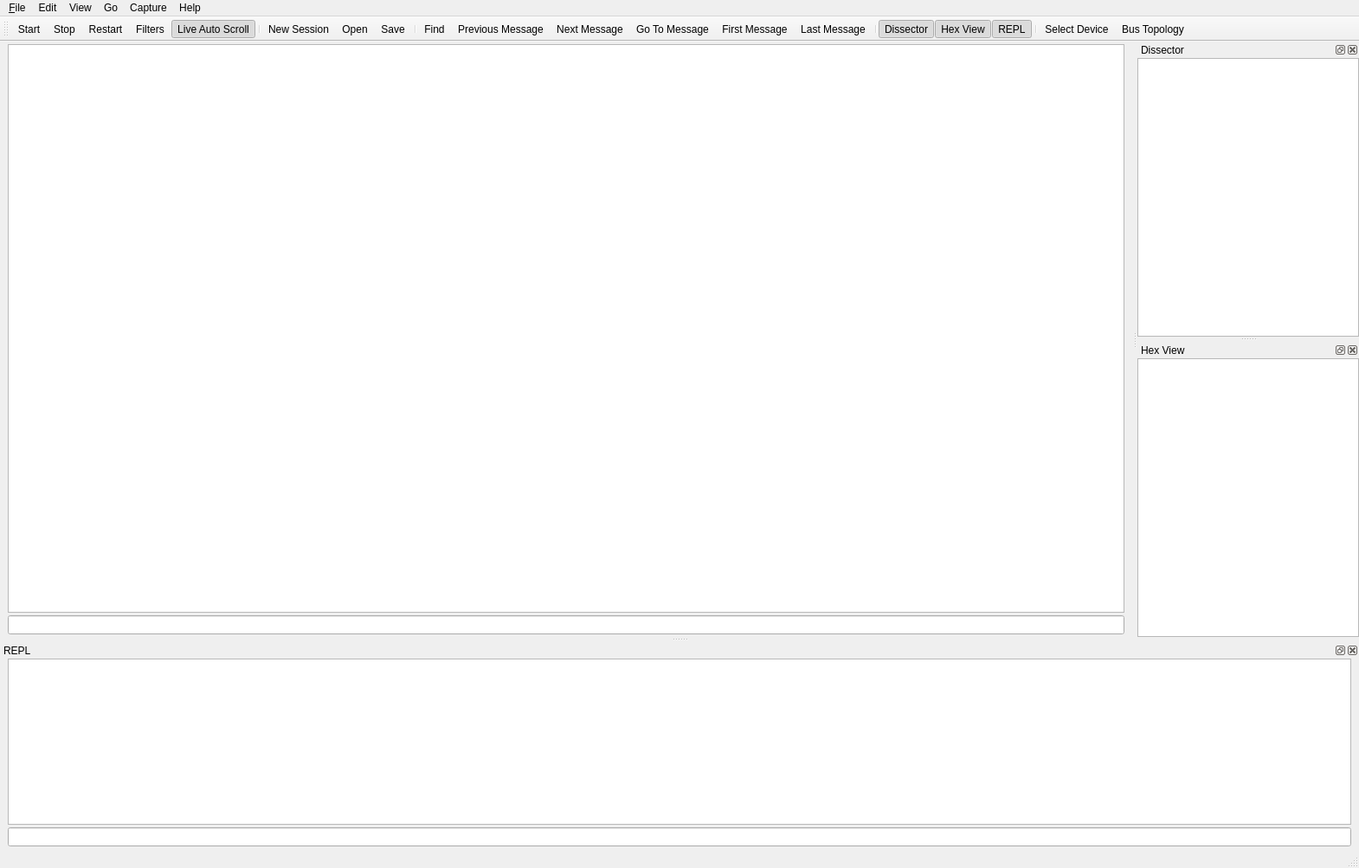
<?xml version="1.0" encoding="UTF-8"?>
<ui version="4.0">
 <class>MainWindow</class>
 <widget class="QMainWindow" name="MainWindow">
  <property name="geometry">
   <rect>
    <x>0</x>
    <y>0</y>
    <width>1570</width>
    <height>1003</height>
   </rect>
  </property>
  <property name="minimumSize">
   <size>
    <width>1024</width>
    <height>768</height>
   </size>
  </property>
  <property name="windowTitle">
   <string>Squishy</string>
  </property>
  <property name="toolButtonStyle">
   <enum>Qt::ToolButtonIconOnly</enum>
  </property>
  <property name="documentMode">
   <bool>false</bool>
  </property>
  <property name="tabShape">
   <enum>QTabWidget::Rounded</enum>
  </property>
  <property name="dockNestingEnabled">
   <bool>true</bool>
  </property>
  <property name="dockOptions">
   <set>QMainWindow::AllowNestedDocks|QMainWindow::AllowTabbedDocks|QMainWindow::AnimatedDocks</set>
  </property>
  <widget class="QWidget" name="centralwidget">
   <layout class="QVBoxLayout" name="verticalLayout">
    <property name="spacing">
     <number>3</number>
    </property>
    <property name="topMargin">
     <number>3</number>
    </property>
    <property name="bottomMargin">
     <number>3</number>
    </property>
    <item>
     <widget class="QListView" name="capture_filter"/>
    </item>
    <item>
     <widget class="QLineEdit" name="capture_log"/>
    </item>
   </layout>
  </widget>
  <widget class="QMenuBar" name="menubar">
   <property name="geometry">
    <rect>
     <x>0</x>
     <y>0</y>
     <width>1570</width>
     <height>30</height>
    </rect>
   </property>
   <widget class="QMenu" name="menu_File">
    <property name="title">
     <string>&amp;File</string>
    </property>
    <addaction name="action_file_new_session"/>
    <addaction name="separator"/>
    <addaction name="action_file_open"/>
    <addaction name="action_file_save"/>
    <addaction name="action_file_save_as"/>
    <addaction name="separator"/>
    <addaction name="action_file_export_as"/>
    <addaction name="separator"/>
    <addaction name="action_quit"/>
   </widget>
   <widget class="QMenu" name="menuEdit">
    <property name="title">
     <string>Edit</string>
    </property>
    <widget class="QMenu" name="menuCopy_As">
     <property name="title">
      <string>Copy As</string>
     </property>
     <addaction name="action_copy_binary"/>
     <addaction name="action_hex"/>
     <addaction name="action_copy_c_array"/>
     <addaction name="action_copy_cpp_array"/>
     <addaction name="action_copy_json"/>
    </widget>
    <addaction name="menuCopy_As"/>
    <addaction name="action_edit_find"/>
    <addaction name="action_edit_find_next"/>
    <addaction name="action_edit_find_previous"/>
    <addaction name="separator"/>
    <addaction name="action_edit_chrono_shift"/>
    <addaction name="separator"/>
    <addaction name="action_edit_preferences"/>
   </widget>
   <widget class="QMenu" name="menuView">
    <property name="title">
     <string>View</string>
    </property>
    <addaction name="action_view_hex"/>
    <addaction name="action_view_dissector"/>
    <addaction name="action_view_repl"/>
    <addaction name="separator"/>
    <addaction name="action_view_toolbar"/>
    <addaction name="separator"/>
    <addaction name="action_view_bus_topology"/>
   </widget>
   <widget class="QMenu" name="menuGo">
    <property name="title">
     <string>Go</string>
    </property>
    <addaction name="action_go_message"/>
    <addaction name="action_go_next"/>
    <addaction name="action_go_previous"/>
    <addaction name="action_go_first"/>
    <addaction name="action_go_last"/>
    <addaction name="separator"/>
   </widget>
   <widget class="QMenu" name="menuCapture">
    <property name="title">
     <string>Capture</string>
    </property>
    <addaction name="action_capture_start"/>
    <addaction name="action_capture_stop"/>
    <addaction name="action_capture_restart"/>
    <addaction name="action_capture_replay"/>
    <addaction name="separator"/>
    <addaction name="action_capture_filters"/>
    <addaction name="action_capture_triggers"/>
    <addaction name="separator"/>
    <addaction name="action_capture_select_device"/>
    <addaction name="separator"/>
    <addaction name="action_capture_auto_scroll"/>
   </widget>
   <widget class="QMenu" name="menuHelp">
    <property name="title">
     <string>Help</string>
    </property>
    <addaction name="action_help_website"/>
    <addaction name="separator"/>
    <addaction name="action_help_about"/>
   </widget>
   <addaction name="menu_File"/>
   <addaction name="menuEdit"/>
   <addaction name="menuView"/>
   <addaction name="menuGo"/>
   <addaction name="menuCapture"/>
   <addaction name="menuHelp"/>
  </widget>
  <widget class="QStatusBar" name="statusbar"/>
  <widget class="QDockWidget" name="repl_dock">
   <property name="windowIcon">
    <iconset theme="utilities-terminal">
     <normaloff>.</normaloff>.</iconset>
   </property>
   <property name="features">
    <set>QDockWidget::AllDockWidgetFeatures</set>
   </property>
   <property name="windowTitle">
    <string>REPL</string>
   </property>
   <attribute name="dockWidgetArea">
    <number>8</number>
   </attribute>
   <widget class="QWidget" name="dockWidgetContents">
    <layout class="QVBoxLayout" name="verticalLayout_2">
     <property name="spacing">
      <number>3</number>
     </property>
     <property name="topMargin">
      <number>0</number>
     </property>
     <property name="bottomMargin">
      <number>3</number>
     </property>
     <item>
      <widget class="QListView" name="repl_output"/>
     </item>
     <item>
      <widget class="QLineEdit" name="repl_input"/>
     </item>
    </layout>
   </widget>
  </widget>
  <widget class="QDockWidget" name="dissector_doc">
   <property name="windowIcon">
    <iconset theme="document-edit-encrypt">
     <normaloff>.</normaloff>.</iconset>
   </property>
   <property name="features">
    <set>QDockWidget::AllDockWidgetFeatures</set>
   </property>
   <property name="windowTitle">
    <string>Dissector</string>
   </property>
   <attribute name="dockWidgetArea">
    <number>2</number>
   </attribute>
   <widget class="QWidget" name="dockWidgetContents_2">
    <layout class="QVBoxLayout" name="verticalLayout_4">
     <property name="spacing">
      <number>0</number>
     </property>
     <property name="leftMargin">
      <number>0</number>
     </property>
     <property name="topMargin">
      <number>0</number>
     </property>
     <property name="rightMargin">
      <number>0</number>
     </property>
     <property name="bottomMargin">
      <number>0</number>
     </property>
     <item>
      <widget class="QTreeView" name="dissector_tree"/>
     </item>
    </layout>
   </widget>
  </widget>
  <widget class="QDockWidget" name="hex_dock">
   <property name="windowIcon">
    <iconset theme="debug-step-into">
     <normaloff>.</normaloff>.</iconset>
   </property>
   <property name="features">
    <set>QDockWidget::AllDockWidgetFeatures</set>
   </property>
   <property name="windowTitle">
    <string>Hex View</string>
   </property>
   <attribute name="dockWidgetArea">
    <number>2</number>
   </attribute>
   <widget class="QWidget" name="dockWidgetContents_3">
    <layout class="QVBoxLayout" name="verticalLayout_3">
     <property name="spacing">
      <number>0</number>
     </property>
     <property name="leftMargin">
      <number>0</number>
     </property>
     <property name="topMargin">
      <number>0</number>
     </property>
     <property name="rightMargin">
      <number>0</number>
     </property>
     <property name="bottomMargin">
      <number>0</number>
     </property>
     <item>
      <widget class="HexViewWidget" name="hex_view"/>
     </item>
    </layout>
   </widget>
  </widget>
  <widget class="QToolBar" name="toolBar">
   <property name="windowTitle">
    <string>Toolbar</string>
   </property>
   <property name="floatable">
    <bool>false</bool>
   </property>
   <attribute name="toolBarArea">
    <enum>TopToolBarArea</enum>
   </attribute>
   <attribute name="toolBarBreak">
    <bool>false</bool>
   </attribute>
   <addaction name="action_capture_start"/>
   <addaction name="action_capture_stop"/>
   <addaction name="action_capture_restart"/>
   <addaction name="action_capture_filters"/>
   <addaction name="action_capture_auto_scroll"/>
   <addaction name="separator"/>
   <addaction name="action_file_new_session"/>
   <addaction name="action_file_open"/>
   <addaction name="action_file_save"/>
   <addaction name="separator"/>
   <addaction name="action_edit_find"/>
   <addaction name="action_go_previous"/>
   <addaction name="action_go_next"/>
   <addaction name="action_go_message"/>
   <addaction name="action_go_first"/>
   <addaction name="action_go_last"/>
   <addaction name="separator"/>
   <addaction name="action_view_dissector"/>
   <addaction name="action_view_hex"/>
   <addaction name="action_view_repl"/>
   <addaction name="separator"/>
   <addaction name="action_capture_select_device"/>
   <addaction name="action_view_bus_topology"/>
  </widget>
  <action name="action_file_new_session">
   <property name="icon">
    <iconset theme="document-new">
     <normaloff>.</normaloff>.</iconset>
   </property>
   <property name="text">
    <string>New Session</string>
   </property>
   <property name="toolTip">
    <string>Create a new capture session</string>
   </property>
   <property name="shortcut">
    <string>Ctrl+N</string>
   </property>
  </action>
  <action name="action_file_open">
   <property name="icon">
    <iconset theme="document-open">
     <normaloff>.</normaloff>.</iconset>
   </property>
   <property name="text">
    <string>Open</string>
   </property>
   <property name="toolTip">
    <string>Open a saved capture file</string>
   </property>
   <property name="shortcut">
    <string>Ctrl+O</string>
   </property>
  </action>
  <action name="action_file_save">
   <property name="icon">
    <iconset theme="document-save">
     <normaloff>.</normaloff>.</iconset>
   </property>
   <property name="text">
    <string>Save</string>
   </property>
   <property name="toolTip">
    <string>Save current capture session</string>
   </property>
   <property name="shortcut">
    <string>Ctrl+S</string>
   </property>
  </action>
  <action name="action_file_save_as">
   <property name="icon">
    <iconset theme="document-save-as">
     <normaloff>.</normaloff>.</iconset>
   </property>
   <property name="text">
    <string>Save As...</string>
   </property>
   <property name="toolTip">
    <string>Save current capture session as...</string>
   </property>
   <property name="shortcut">
    <string>Ctrl+Shift+S</string>
   </property>
  </action>
  <action name="action_file_export_as">
   <property name="icon">
    <iconset theme="text-x-generic">
     <normaloff>.</normaloff>.</iconset>
   </property>
   <property name="text">
    <string>Export As...</string>
   </property>
   <property name="toolTip">
    <string>Export current capture session as...</string>
   </property>
   <property name="shortcut">
    <string>Ctrl+Shift+X</string>
   </property>
  </action>
  <action name="action_quit">
   <property name="icon">
    <iconset theme="application-exit">
     <normaloff>.</normaloff>.</iconset>
   </property>
   <property name="text">
    <string>Quit</string>
   </property>
   <property name="toolTip">
    <string>Quit Squishy</string>
   </property>
   <property name="shortcut">
    <string>Ctrl+Q</string>
   </property>
  </action>
  <action name="action_view_repl">
   <property name="checkable">
    <bool>true</bool>
   </property>
   <property name="checked">
    <bool>true</bool>
   </property>
   <property name="icon">
    <iconset theme="utilities-terminal">
     <normaloff>.</normaloff>.</iconset>
   </property>
   <property name="text">
    <string>REPL</string>
   </property>
   <property name="toolTip">
    <string>Show/Hide the Squishy REPL</string>
   </property>
  </action>
  <action name="action_view_hex">
   <property name="checkable">
    <bool>true</bool>
   </property>
   <property name="checked">
    <bool>true</bool>
   </property>
   <property name="icon">
    <iconset theme="debug-step-into">
     <normaloff>.</normaloff>.</iconset>
   </property>
   <property name="text">
    <string>Hex View</string>
   </property>
   <property name="toolTip">
    <string>Show/Hide the raw hex view</string>
   </property>
  </action>
  <action name="action_view_dissector">
   <property name="checkable">
    <bool>true</bool>
   </property>
   <property name="checked">
    <bool>true</bool>
   </property>
   <property name="icon">
    <iconset theme="document-edit-encrypt">
     <normaloff>.</normaloff>.</iconset>
   </property>
   <property name="text">
    <string>Dissector</string>
   </property>
   <property name="toolTip">
    <string>Show/Hide Message Dissector</string>
   </property>
  </action>
  <action name="action_view_bus_topology">
   <property name="icon">
    <iconset theme="distribute-graph-directed">
     <normaloff>.</normaloff>.</iconset>
   </property>
   <property name="text">
    <string>Bus Topology</string>
   </property>
   <property name="toolTip">
    <string>View SCSI Bus topology</string>
   </property>
  </action>
  <action name="action_capture_start">
   <property name="icon">
    <iconset theme="media-playback-start">
     <normaloff>.</normaloff>.</iconset>
   </property>
   <property name="text">
    <string>Start</string>
   </property>
   <property name="toolTip">
    <string>Start capturing</string>
   </property>
   <property name="shortcut">
    <string>Ctrl+E</string>
   </property>
  </action>
  <action name="action_capture_stop">
   <property name="icon">
    <iconset theme="media-playback-stop">
     <normaloff>.</normaloff>.</iconset>
   </property>
   <property name="text">
    <string>Stop</string>
   </property>
   <property name="toolTip">
    <string>Stop capturing</string>
   </property>
   <property name="shortcut">
    <string>Ctrl+E</string>
   </property>
  </action>
  <action name="action_capture_restart">
   <property name="icon">
    <iconset theme="view-refresh">
     <normaloff>.</normaloff>.</iconset>
   </property>
   <property name="text">
    <string>Restart</string>
   </property>
   <property name="toolTip">
    <string>Restart the current capture</string>
   </property>
   <property name="shortcut">
    <string>Ctrl+R</string>
   </property>
  </action>
  <action name="action_capture_replay">
   <property name="icon">
    <iconset theme="document-revert">
     <normaloff>.</normaloff>.</iconset>
   </property>
   <property name="text">
    <string>Replay</string>
   </property>
   <property name="toolTip">
    <string>Replay capture via Squishy</string>
   </property>
   <property name="shortcut">
    <string>Ctrl+Shift+R</string>
   </property>
  </action>
  <action name="action_capture_filters">
   <property name="icon">
    <iconset theme="document-preview">
     <normaloff>.</normaloff>.</iconset>
   </property>
   <property name="text">
    <string>Filters</string>
   </property>
   <property name="toolTip">
    <string>Configure capture filters</string>
   </property>
  </action>
  <action name="action_capture_triggers">
   <property name="icon">
    <iconset theme="quickopen">
     <normaloff>.</normaloff>.</iconset>
   </property>
   <property name="text">
    <string>Triggers</string>
   </property>
   <property name="toolTip">
    <string>Configure capture triggers</string>
   </property>
  </action>
  <action name="action_help_about">
   <property name="icon">
    <iconset theme="help-about">
     <normaloff>.</normaloff>.</iconset>
   </property>
   <property name="text">
    <string>About</string>
   </property>
   <property name="toolTip">
    <string>About Squishy</string>
   </property>
  </action>
  <action name="action_capture_select_device">
   <property name="icon">
    <iconset theme="show_table_column">
     <normaloff>.</normaloff>.</iconset>
   </property>
   <property name="text">
    <string>Select Device</string>
   </property>
   <property name="toolTip">
    <string>Select an attached Squishy device</string>
   </property>
   <property name="shortcut">
    <string>Ctrl+D</string>
   </property>
  </action>
  <action name="action_capture_auto_scroll">
   <property name="checkable">
    <bool>true</bool>
   </property>
   <property name="checked">
    <bool>true</bool>
   </property>
   <property name="icon">
    <iconset theme="arrow-down-double">
     <normaloff>.</normaloff>.</iconset>
   </property>
   <property name="text">
    <string>Live Auto Scroll</string>
   </property>
   <property name="toolTip">
    <string>Automatically scroll to bottom when doing a capture</string>
   </property>
  </action>
  <action name="action_edit_find">
   <property name="icon">
    <iconset theme="edit-find">
     <normaloff>.</normaloff>.</iconset>
   </property>
   <property name="text">
    <string>Find...</string>
   </property>
   <property name="toolTip">
    <string>Find a message</string>
   </property>
  </action>
  <action name="action_edit_find_next">
   <property name="icon">
    <iconset theme="go-next">
     <normaloff>.</normaloff>.</iconset>
   </property>
   <property name="text">
    <string>Find Next</string>
   </property>
  </action>
  <action name="action_edit_find_previous">
   <property name="icon">
    <iconset theme="go-previous">
     <normaloff>.</normaloff>.</iconset>
   </property>
   <property name="text">
    <string>Find Previous</string>
   </property>
  </action>
  <action name="action_edit_preferences">
   <property name="icon">
    <iconset theme="preferences-other">
     <normaloff>.</normaloff>.</iconset>
   </property>
   <property name="text">
    <string>Preferences</string>
   </property>
   <property name="toolTip">
    <string>Edit Preferences</string>
   </property>
  </action>
  <action name="action_go_message">
   <property name="icon">
    <iconset theme="go-jump">
     <normaloff>.</normaloff>.</iconset>
   </property>
   <property name="text">
    <string>Go To Message</string>
   </property>
   <property name="toolTip">
    <string>Go to specified message</string>
   </property>
  </action>
  <action name="action_go_next">
   <property name="icon">
    <iconset theme="go-next">
     <normaloff>.</normaloff>.</iconset>
   </property>
   <property name="text">
    <string>Next Message</string>
   </property>
   <property name="toolTip">
    <string>Go to the next message</string>
   </property>
  </action>
  <action name="action_go_previous">
   <property name="icon">
    <iconset theme="go-previous">
     <normaloff>.</normaloff>.</iconset>
   </property>
   <property name="text">
    <string>Previous Message</string>
   </property>
   <property name="toolTip">
    <string>Go to the previous message</string>
   </property>
  </action>
  <action name="action_go_first">
   <property name="icon">
    <iconset theme="go-first">
     <normaloff>.</normaloff>.</iconset>
   </property>
   <property name="text">
    <string>First Message</string>
   </property>
   <property name="toolTip">
    <string>Go to the first message</string>
   </property>
  </action>
  <action name="action_go_last">
   <property name="icon">
    <iconset theme="go-last">
     <normaloff>.</normaloff>.</iconset>
   </property>
   <property name="text">
    <string>Last Message</string>
   </property>
   <property name="toolTip">
    <string>Go to the last message</string>
   </property>
  </action>
  <action name="action_view_toolbar">
   <property name="checkable">
    <bool>true</bool>
   </property>
   <property name="checked">
    <bool>true</bool>
   </property>
   <property name="text">
    <string>Toolbar</string>
   </property>
   <property name="toolTip">
    <string>Show/Hide toolbar</string>
   </property>
  </action>
  <action name="action_help_website">
   <property name="icon">
    <iconset theme="text-html">
     <normaloff>.</normaloff>.</iconset>
   </property>
   <property name="text">
    <string>Website</string>
   </property>
   <property name="toolTip">
    <string>Go to the squishy website</string>
   </property>
  </action>
  <action name="action_copy_binary">
   <property name="icon">
    <iconset theme="document-export">
     <normaloff>.</normaloff>.</iconset>
   </property>
   <property name="text">
    <string>Raw Binary</string>
   </property>
   <property name="toolTip">
    <string>Copy message as raw binary</string>
   </property>
  </action>
  <action name="action_hex">
   <property name="icon">
    <iconset theme="format-justify-fill">
     <normaloff>.</normaloff>.</iconset>
   </property>
   <property name="text">
    <string>Hex Encoded String</string>
   </property>
   <property name="toolTip">
    <string>Copy message as hex string</string>
   </property>
  </action>
  <action name="action_copy_c_array">
   <property name="icon">
    <iconset theme="format-line-spacing-normal">
     <normaloff>.</normaloff>.</iconset>
   </property>
   <property name="text">
    <string>C Style Array</string>
   </property>
   <property name="toolTip">
    <string>Copy as a C style array</string>
   </property>
  </action>
  <action name="action_copy_cpp_array">
   <property name="icon">
    <iconset theme="edit-table-cell-merge">
     <normaloff>.</normaloff>.</iconset>
   </property>
   <property name="text">
    <string>C++ Style Array</string>
   </property>
   <property name="toolTip">
    <string>Copy as  C++ style array</string>
   </property>
  </action>
  <action name="action_edit_chrono_shift">
   <property name="icon">
    <iconset theme="chronometer">
     <normaloff>.</normaloff>.</iconset>
   </property>
   <property name="text">
    <string>Chrono Shift</string>
   </property>
   <property name="toolTip">
    <string>Apply a chrono shift to capture timestamps</string>
   </property>
  </action>
  <action name="action_copy_json">
   <property name="icon">
    <iconset theme="code-context">
     <normaloff>.</normaloff>.</iconset>
   </property>
   <property name="text">
    <string>JSON</string>
   </property>
   <property name="toolTip">
    <string>Copy as a JSON document</string>
   </property>
  </action>
 </widget>
 <customwidgets>
  <customwidget>
   <class>HexViewWidget</class>
   <extends>QTableView</extends>
   <header>widgets/hex_view.py</header>
  </customwidget>
 </customwidgets>
 <resources/>
 <connections>
  <connection>
   <sender>action_quit</sender>
   <signal>triggered()</signal>
   <receiver>MainWindow</receiver>
   <slot>close()</slot>
   <hints>
    <hint type="sourcelabel">
     <x>-1</x>
     <y>-1</y>
    </hint>
    <hint type="destinationlabel">
     <x>784</x>
     <y>501</y>
    </hint>
   </hints>
  </connection>
  <connection>
   <sender>action_view_hex</sender>
   <signal>toggled(bool)</signal>
   <receiver>hex_dock</receiver>
   <slot>setVisible(bool)</slot>
   <hints>
    <hint type="sourcelabel">
     <x>-1</x>
     <y>-1</y>
    </hint>
    <hint type="destinationlabel">
     <x>1225</x>
     <y>514</y>
    </hint>
   </hints>
  </connection>
  <connection>
   <sender>action_view_repl</sender>
   <signal>toggled(bool)</signal>
   <receiver>repl_dock</receiver>
   <slot>setVisible(bool)</slot>
   <hints>
    <hint type="sourcelabel">
     <x>-1</x>
     <y>-1</y>
    </hint>
    <hint type="destinationlabel">
     <x>784</x>
     <y>839</y>
    </hint>
   </hints>
  </connection>
  <connection>
   <sender>action_view_dissector</sender>
   <signal>toggled(bool)</signal>
   <receiver>dissector_doc</receiver>
   <slot>setVisible(bool)</slot>
   <hints>
    <hint type="sourcelabel">
     <x>-1</x>
     <y>-1</y>
    </hint>
    <hint type="destinationlabel">
     <x>1225</x>
     <y>180</y>
    </hint>
   </hints>
  </connection>
  <connection>
   <sender>action_view_toolbar</sender>
   <signal>toggled(bool)</signal>
   <receiver>toolBar</receiver>
   <slot>setVisible(bool)</slot>
   <hints>
    <hint type="sourcelabel">
     <x>-1</x>
     <y>-1</y>
    </hint>
    <hint type="destinationlabel">
     <x>784</x>
     <y>52</y>
    </hint>
   </hints>
  </connection>
 </connections>
</ui>
